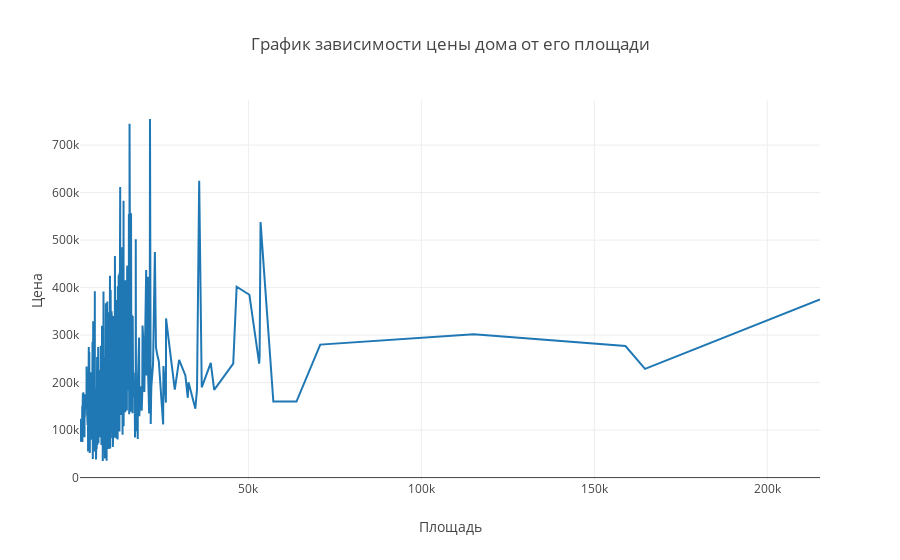

This figure's notebook cell:
### Code cell
layout = go.Layout(
                    title='График зависимости цены дома от его площади',
                    xaxis=dict(title='Площадь'),
                    yaxis=dict(title='Цена')
)

fig = go.Figure(data = [price_on_area], layout = layout)
iplot(fig)

### Figure 1 — Plotly figure (JSON) as saved in the notebook; plotly's stock layout.template omitted (floating-point values rounded to 4 significant figures; data arrays with more than 128 entries replaced by an {"elided": "..."} marker saying what was removed)
{"data": [{"mode": "lines", "type": "scatter", "uid": "e98be624-d553-11e8-8760-40167e8eb1f3", "x": {"elided": "1460 int values"}, "y": {"elided": "1460 int values"}}], "layout": {"title": "График зависимости цены дома от его площади", "xaxis": {"title": "Площадь"}, "yaxis": {"title": "Цена"}}}
